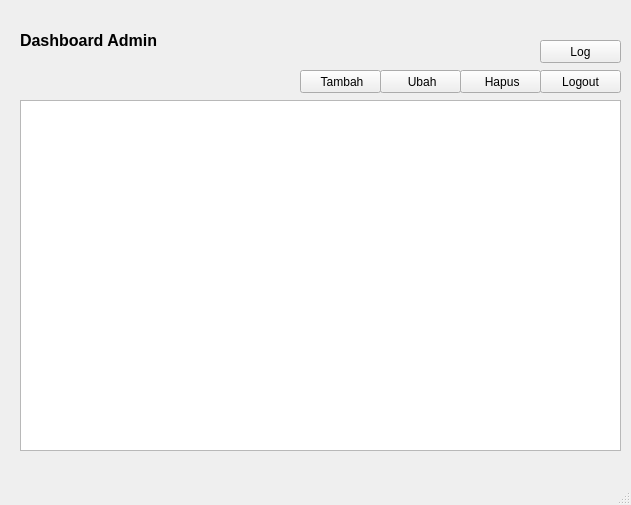
<?xml version="1.0" encoding="UTF-8"?>
<ui version="4.0">
 <class>MainWindow</class>
 <widget class="QMainWindow" name="MainWindow">
  <property name="geometry">
   <rect>
    <x>0</x>
    <y>0</y>
    <width>631</width>
    <height>505</height>
   </rect>
  </property>
  <property name="windowTitle">
   <string>MainWindow</string>
  </property>
  <widget class="QWidget" name="centralwidget">
   <widget class="QLabel" name="label">
    <property name="geometry">
     <rect>
      <x>20</x>
      <y>30</y>
      <width>151</width>
      <height>21</height>
     </rect>
    </property>
    <property name="font">
     <font>
      <pointsize>12</pointsize>
      <weight>75</weight>
      <bold>true</bold>
     </font>
    </property>
    <property name="text">
     <string>Dashboard Admin</string>
    </property>
   </widget>
   <widget class="QPushButton" name="pushButton">
    <property name="geometry">
     <rect>
      <x>300</x>
      <y>70</y>
      <width>81</width>
      <height>23</height>
     </rect>
    </property>
    <property name="text">
     <string> Tambah</string>
    </property>
    <property name="icon">
     <iconset>
      <normaloff>../icon/tambah.png</normaloff>../icon/tambah.png</iconset>
    </property>
    <property name="iconSize">
     <size>
      <width>12</width>
      <height>12</height>
     </size>
    </property>
   </widget>
   <widget class="QPushButton" name="pushButton_2">
    <property name="geometry">
     <rect>
      <x>380</x>
      <y>70</y>
      <width>81</width>
      <height>23</height>
     </rect>
    </property>
    <property name="text">
     <string> Ubah</string>
    </property>
    <property name="icon">
     <iconset>
      <normaloff>../icon/ubah.png</normaloff>../icon/ubah.png</iconset>
    </property>
    <property name="iconSize">
     <size>
      <width>12</width>
      <height>12</height>
     </size>
    </property>
   </widget>
   <widget class="QPushButton" name="pushButton_3">
    <property name="geometry">
     <rect>
      <x>460</x>
      <y>70</y>
      <width>81</width>
      <height>23</height>
     </rect>
    </property>
    <property name="text">
     <string> Hapus</string>
    </property>
    <property name="icon">
     <iconset>
      <normaloff>../icon/hapus.png</normaloff>../icon/hapus.png</iconset>
    </property>
    <property name="iconSize">
     <size>
      <width>12</width>
      <height>12</height>
     </size>
    </property>
   </widget>
   <widget class="QPushButton" name="pushButton_4">
    <property name="geometry">
     <rect>
      <x>540</x>
      <y>70</y>
      <width>81</width>
      <height>23</height>
     </rect>
    </property>
    <property name="text">
     <string>Logout</string>
    </property>
    <property name="icon">
     <iconset>
      <normaloff>../icon/logout.png</normaloff>../icon/logout.png</iconset>
    </property>
    <property name="iconSize">
     <size>
      <width>12</width>
      <height>12</height>
     </size>
    </property>
   </widget>
   <widget class="QTableWidget" name="tableWidget">
    <property name="geometry">
     <rect>
      <x>20</x>
      <y>100</y>
      <width>601</width>
      <height>351</height>
     </rect>
    </property>
   </widget>
   <widget class="QPushButton" name="pushButton_5">
    <property name="geometry">
     <rect>
      <x>540</x>
      <y>40</y>
      <width>81</width>
      <height>23</height>
     </rect>
    </property>
    <property name="text">
     <string>Log</string>
    </property>
    <property name="iconSize">
     <size>
      <width>12</width>
      <height>12</height>
     </size>
    </property>
   </widget>
  </widget>
  <widget class="QMenuBar" name="menubar">
   <property name="geometry">
    <rect>
     <x>0</x>
     <y>0</y>
     <width>631</width>
     <height>21</height>
    </rect>
   </property>
  </widget>
  <widget class="QStatusBar" name="statusbar"/>
 </widget>
 <resources/>
 <connections/>
</ui>
